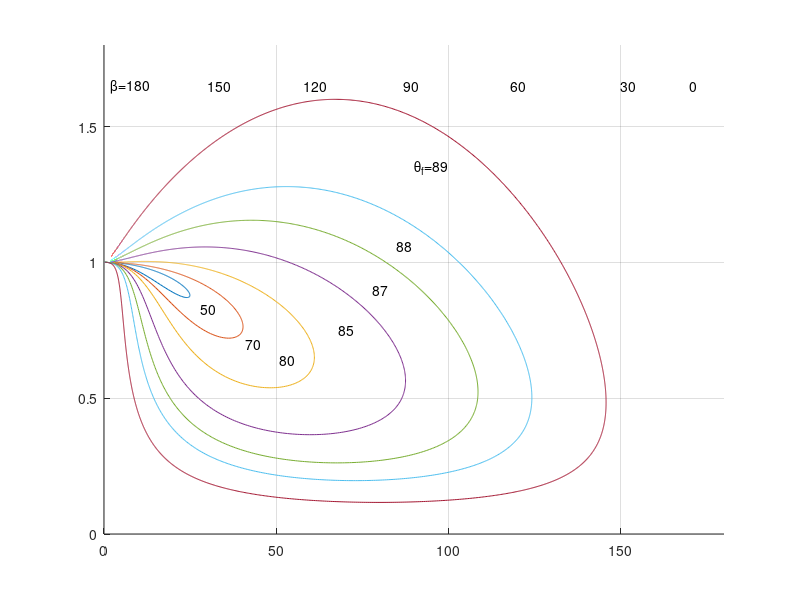
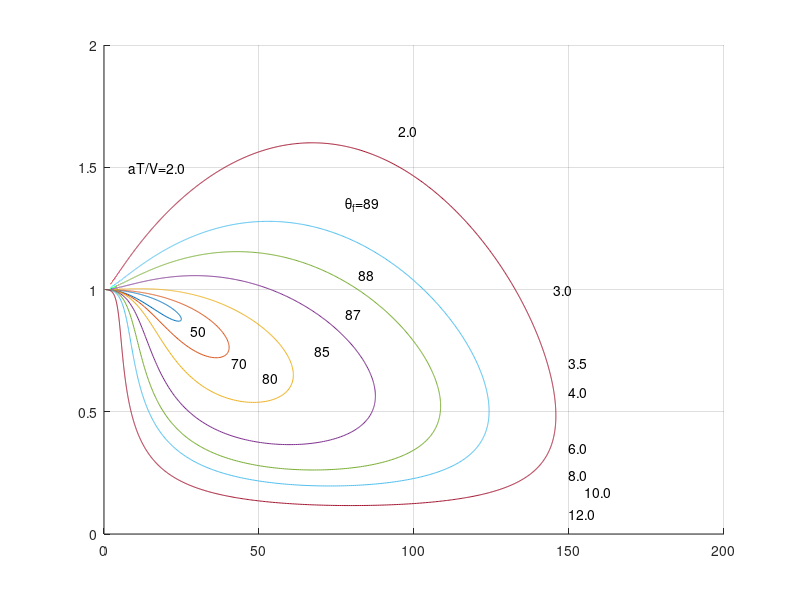

Here is the MATLAB script that generated these plots, in order:
% Script p7_3_6c.m; TDP for min tf  rendezvous at origin; 
% optimal paths in (V^2/2ar, gamma) space; 1/27/97, 6/26/02
%
c=pi/180; thb1=c*[50 70 80 85 87 88 89]; N=5001; 
t=[0:.1:500]; un=ones(1,N);
for i=1:7,
 thb0=thb1(i); b=atan(un*tan(thb0)-t);   
 u=un*asinh(tan(thb0))-asinh(tan(b));
 v=un*sec(thb0)-sec(b); x=v-tan(b).*u;
 y=(sec(thb0).*t-tan(b).*v-u)/2;
 V=sqrt(u.^2+v.^2); r=sqrt(x.^2+y.^2);
 Vn=V./sqrt(2*r);
 ga=atan2(u.*y-v.*x,u.*x+v.*y);
%
 figure(1); hold on; plot(ga/c,Vn); 
 figure(2); hold on; plot(ga/c,Vn);
end 
figure(1); hold off; grid; axis([0 180 0 1.8])
text(2,1.65,'\beta=180'); text(30,1.65,'150')
text(58,1.65,'120'); text(87,1.65,'90')
text(118,1.65,'60'); text(150,1.65,'30')
text(170,1.65,'0')
text(90,1.35,'\theta_f=89'); text(85,1.06,'88')
text(78,.9,'87'); text(68,.75,'85')
text(51,.64,'80'); text(41,.7,'70')
text(28,.83,'50')
%print -deps2 \book_do\figures\f07_09
figure(2); hold off; grid
text(78,1.35,'\theta_f=89'); text(82,1.06,'88')
text(78,.9,'87'); text(68,.75,'85')
text(51,.64,'80'); text(41,.7,'70')
text(28,.83,'50');
text(8,1.5,'aT/V=2.0'); text(95,1.65,'2.0')
text(145,1,'3.0'); text(150,.7,'3.5')
text(150,.58,'4.0'); text(150,.35,'6.0')
text(150,.24,'8.0'); text(155,.17,'10.0')
text(150,.08,'12.0')
%print -deps2 \book_do\figures\f07_10

	
	 
	
